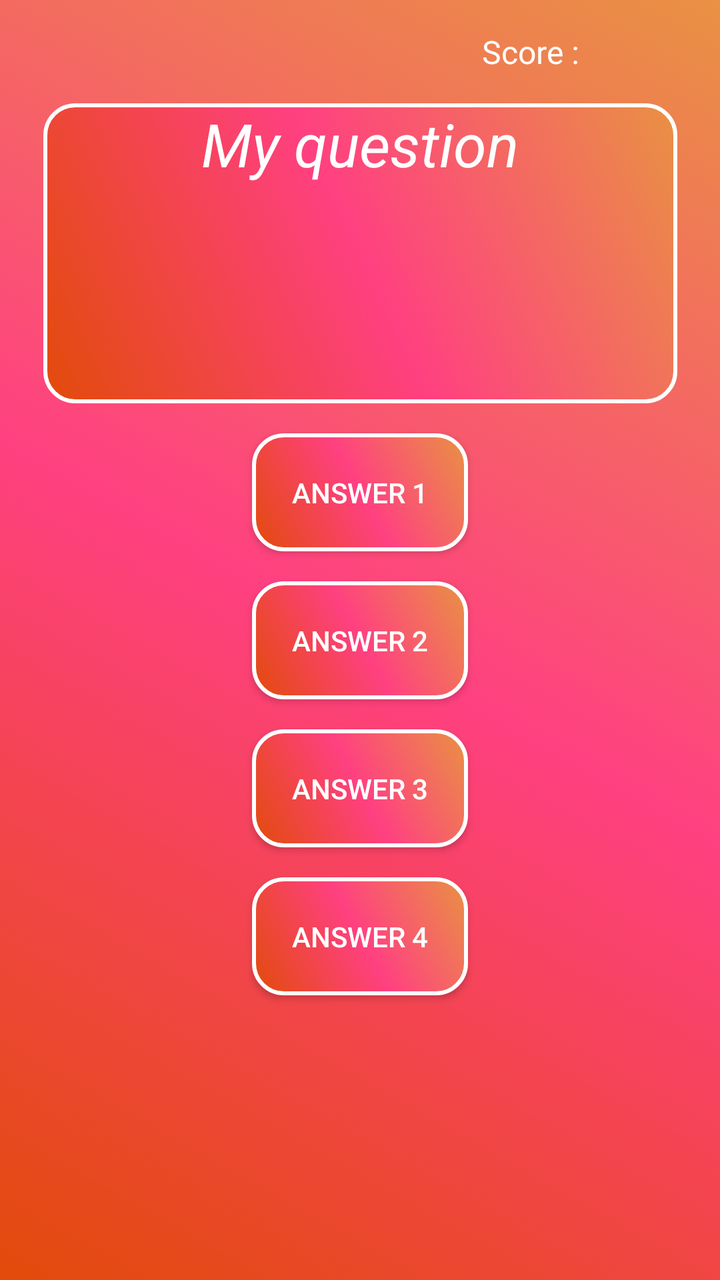
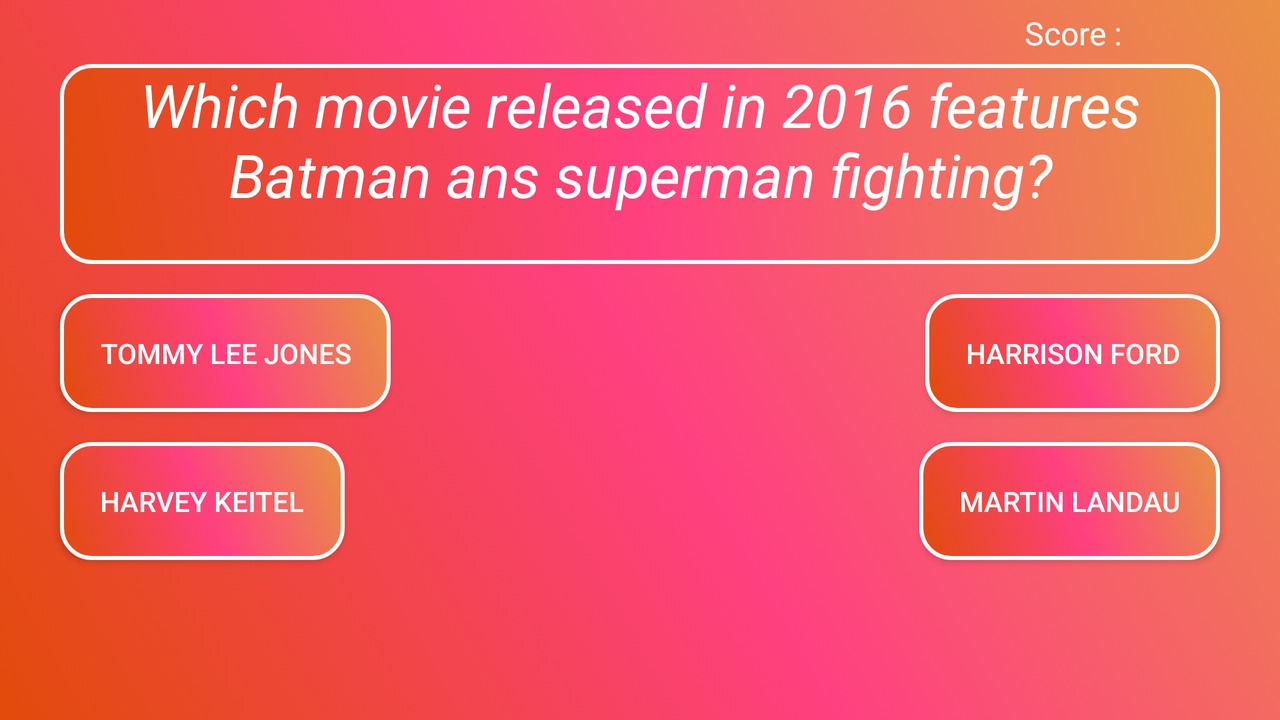

One screen, two layout resources from the same app: the default and the repository's alternative for another configuration. Each is rendered where Android would select it; the XML of both is given below.
<!-- AndroidManifest.xml: application theme AppTheme -->
<!-- res/layout/fragment_main.xml -->
<?xml version="1.0" encoding="utf-8"?>
<android.support.constraint.ConstraintLayout xmlns:android="http://schemas.android.com/apk/res/android"
    xmlns:app="http://schemas.android.com/apk/res-auto"
    xmlns:tools="http://schemas.android.com/tools"
    android:layout_width="match_parent"
    android:layout_height="match_parent"
    android:background="@drawable/gradient_color_background">

    <ProgressBar
        android:id="@+id/progress_bar"
        android:layout_width="wrap_content"
        android:layout_height="wrap_content"
        app:layout_constraintTop_toTopOf="parent"
        app:layout_constraintBottom_toBottomOf="parent"
        app:layout_constraintEnd_toEndOf="parent"
        app:layout_constraintStart_toStartOf="parent"
        android:padding="30dp"
        android:indeterminate="true"
        android:background="#FFF"
        android:visibility="invisible"/>

    <TextView
        android:id="@+id/final_screen"
        android:layout_width="wrap_content"
        android:layout_height="wrap_content"
        android:text="End of game....Have a nice day!"
        android:textAlignment="center"
        android:textSize="30dp"
        android:textStyle="italic"
        android:textColor="#FFF"
        app:layout_constraintTop_toTopOf="parent"
        app:layout_constraintBottom_toBottomOf="parent"
        app:layout_constraintEnd_toEndOf="parent"
        app:layout_constraintStart_toStartOf="parent"
        android:visibility="invisible"/>

    <android.support.constraint.ConstraintLayout
        android:id="@+id/main_parent"
        android:layout_width="match_parent"
        android:layout_height="match_parent">

    <TextView
        android:id="@+id/textView_question"
        android:layout_width="317dp"
        android:layout_height="150dp"
        android:textAlignment="center"
        android:textSize="30dp"
        android:textStyle="italic"
        android:paddingEnd="15dp"
        android:paddingStart="15dp"
        app:layout_constraintLeft_toLeftOf="parent"
        app:layout_constraintRight_toRightOf="parent"
        app:layout_constraintTop_toBottomOf="@id/textView_scoreText"
        tools:text="My question"
        android:textColor="#FFFF"
        android:background="@drawable/gradient_color"
        android:scrollbars="vertical"/>

    <TextView
        android:id="@+id/textView_score"
        android:layout_width="wrap_content"
        android:layout_height="wrap_content"
        app:layout_constraintEnd_toEndOf="@id/textView_question"
        app:layout_constraintStart_toEndOf="@id/textView_scoreText"
        android:layout_marginBottom="20dp"
        android:padding="15dp"
        android:textColor="#FFF"
        android:textSize="16dp"/>


    <TextView
        android:id="@+id/textView_scoreText"
        android:layout_width="wrap_content"
        android:layout_height="wrap_content"
        android:text="Score : "
        app:layout_constraintTop_toTopOf="parent"
        app:layout_constraintEnd_toEndOf="@id/textView_question"
        android:layout_marginBottom="20dp"
        android:layout_marginEnd="30dp"
        android:padding="15dp"
        android:textColor="#FFF"
        android:textSize="16dp"/>

        <Button
            android:id="@+id/button_answer1"
            android:layout_width="wrap_content"
            android:layout_height="wrap_content"
            android:layout_marginTop="15dp"
            android:background="@drawable/gradient_color"
            android:padding="20dp"
            android:text="Answer 1"
            android:textColor="#FFFF"
            app:layout_constraintLeft_toLeftOf="parent"
            app:layout_constraintRight_toRightOf="parent"
            app:layout_constraintTop_toBottomOf="@+id/textView_question" />

        <Button
            android:id="@+id/button_answer2"
            android:layout_width="wrap_content"
            android:layout_height="wrap_content"
            android:layout_marginTop="15dp"
            android:background="@drawable/gradient_color"
            android:padding="20dp"
            android:text="Answer 2"
            android:textColor="#FFFF"
            app:layout_constraintLeft_toLeftOf="parent"
            app:layout_constraintRight_toRightOf="parent"
            app:layout_constraintTop_toBottomOf="@+id/button_answer1" />

        <Button
            android:id="@+id/button_answer3"
            android:layout_width="wrap_content"
            android:layout_height="wrap_content"
            android:layout_marginTop="15dp"
            android:background="@drawable/gradient_color"
            android:padding="20dp"
            android:text="Answer 3"
            android:textColor="#FFFF"
            app:layout_constraintLeft_toLeftOf="parent"
            app:layout_constraintRight_toRightOf="parent"
            app:layout_constraintTop_toBottomOf="@+id/button_answer2" />

        <Button
            android:id="@+id/button_answer4"
            android:layout_width="wrap_content"
            android:layout_height="wrap_content"
            android:layout_marginTop="15dp"
            android:background="@drawable/gradient_color"
            android:padding="20dp"
            android:text="Answer 4"
            android:textColor="#FFFF"
            app:layout_constraintLeft_toLeftOf="parent"
            app:layout_constraintRight_toRightOf="parent"
            app:layout_constraintTop_toBottomOf="@+id/button_answer3" />

    <FrameLayout
        android:id="@+id/frame"
        android:layout_width="wrap_content"
        android:layout_height="wrap_content"/>

    </android.support.constraint.ConstraintLayout>

    <Button
        android:id="@+id/button_backhome"
        android:layout_width="wrap_content"
        android:layout_height="wrap_content"
        android:layout_marginBottom="50dp"
        android:background="@drawable/gradient_color"
        android:padding="20dp"
        android:text="Home"
        android:textColor="#FFFF"
        android:visibility="invisible"
        app:layout_constraintBottom_toBottomOf="parent"
        app:layout_constraintLeft_toLeftOf="parent"
        app:layout_constraintRight_toRightOf="parent" />

</android.support.constraint.ConstraintLayout>
<!-- resources referenced by this layout -->
<resources>
  <!-- drawable gradient_color (drawable) -->
  <?xml version="1.0" encoding="utf-8"?>
  <selector xmlns:android="http://schemas.android.com/apk/res/android">
      <item>
          <shape android:shape="rectangle">
              <stroke
                  android:width="2dp"
                  android:color="#FFFF"/>
  
              <corners
                  android:radius="15dp"/>
  
              <gradient
                  android:startColor="#e24b0a"
                  android:endColor="#e99143"
                  android:centerColor="@color/colorAccent"
                  android:angle="45"/>
          </shape>
      </item>
  
  </selector>
  <!-- drawable gradient_color_background (drawable) -->
  <?xml version="1.0" encoding="utf-8"?>
  <selector xmlns:android="http://schemas.android.com/apk/res/android">
      <item>
          <shape>
              <gradient
                  android:startColor="#e24b0a"
                  android:endColor="#e99143"
                  android:centerColor="@color/colorAccent"
                  android:angle="45"/>
          </shape>
      </item>
  
  </selector>
  <style name="AppTheme" parent="Theme.AppCompat.Light.DarkActionBar">
          
          <item name="colorPrimary">@color/colorPrimary</item>
          <item name="colorPrimaryDark">@color/colorPrimaryDark</item>
          <item name="colorAccent">@color/colorAccent</item>
      </style>
  <color name="colorAccent">#FF4081</color>
  <color name="colorPrimary">#ec4688</color>
  <color name="colorPrimaryDark">#d52a6e</color>
</resources>
<!-- res/layout-land/fragment_main.xml (the repository's variant of the layout above) -->
<!-- drawn on the phone turned sideways -->
<?xml version="1.0" encoding="utf-8"?>
<android.support.constraint.ConstraintLayout xmlns:android="http://schemas.android.com/apk/res/android"
    xmlns:app="http://schemas.android.com/apk/res-auto"
    xmlns:tools="http://schemas.android.com/tools"
    android:layout_width="match_parent"
    android:layout_height="match_parent"
    android:background="@drawable/gradient_color_background"
    tools:context="com.example.aravind_pt1748.quizapp102_kotlin.MainActivity">

    <ProgressBar
        android:id="@+id/progress_bar"
        android:layout_width="wrap_content"
        android:layout_height="wrap_content"
        app:layout_constraintTop_toTopOf="parent"
        app:layout_constraintBottom_toBottomOf="parent"
        app:layout_constraintEnd_toEndOf="parent"
        app:layout_constraintStart_toStartOf="parent"
        android:padding="30dp"
        android:indeterminate="true"
        android:background="#FFF"
        android:visibility="invisible"/>

    <TextView
        android:id="@+id/final_screen"
        android:layout_width="wrap_content"
        android:layout_height="wrap_content"
        android:text="End of game....Have a nice day!"
        android:textAlignment="center"
        android:textSize="30dp"
        android:textStyle="italic"
        android:textColor="#FFF"
        app:layout_constraintTop_toTopOf="parent"
        app:layout_constraintBottom_toBottomOf="parent"
        app:layout_constraintEnd_toEndOf="parent"
        app:layout_constraintStart_toStartOf="parent"
        android:visibility="invisible"/>

    <android.support.constraint.ConstraintLayout
        android:id="@+id/main_parent"
        android:layout_width="match_parent"
        android:layout_height="match_parent">

    <TextView
        android:id="@+id/textView_question"
        android:layout_width="580dp"
        android:layout_height="100dp"
        android:layout_marginTop="32dp"
        android:paddingEnd="15dp"
        android:paddingStart="15dp"
        android:background="@drawable/gradient_color"
        android:textAlignment="center"
        android:textColor="#FFFF"
        android:textSize="30dp"
        android:textStyle="italic"
        app:layout_constraintLeft_toLeftOf="parent"
        app:layout_constraintRight_toRightOf="parent"
        app:layout_constraintTop_toTopOf="parent"
        tools:text="Which movie released in 2016 features Batman ans superman fighting?"
        android:scrollbars="vertical"/>
    
    <TextView
        android:id="@+id/textView_scoreText"
        android:layout_width="wrap_content"
        android:layout_height="wrap_content"
        android:text="Score : "
        app:layout_constraintTop_toTopOf="parent"
        app:layout_constraintEnd_toEndOf="@id/textView_question"
        app:layout_constraintBottom_toBottomOf="@id/textView_question"
        android:layout_marginBottom="100dp"
        android:layout_marginEnd="30dp"
        android:padding="15dp"
        android:textColor="#FFF"
        android:textSize="16dp"/>

    <TextView
        android:id="@+id/textView_score"
        android:layout_width="wrap_content"
        android:layout_height="wrap_content"
        android:layout_marginBottom="100dp"
        android:layout_marginEnd="30dp"
        android:padding="5dp"
        android:textColor="#FFF"
        android:textSize="14dp"
        app:layout_constraintBottom_toBottomOf="@id/textView_question"
        app:layout_constraintEnd_toEndOf="@id/textView_question"
        app:layout_constraintStart_toEndOf="@id/textView_scoreText" />


        <Button
            android:id="@+id/button_answer1"
            android:layout_width="wrap_content"
            android:layout_height="wrap_content"
            android:layout_marginTop="15dp"
            android:background="@drawable/gradient_color"
            android:padding="20dp"
            android:text="Tommy Lee Jones"
            android:textColor="#FFFF"
            app:layout_constraintStart_toStartOf="@+id/textView_question"
            app:layout_constraintTop_toBottomOf="@+id/textView_question" />

        <Button
            android:id="@+id/button_answer2"
            android:layout_width="wrap_content"
            android:layout_height="wrap_content"
            android:layout_marginTop="15dp"
            android:background="@drawable/gradient_color"
            android:padding="20dp"
            android:text="Harrison Ford"
            android:textColor="#FFFF"
            app:layout_constraintEnd_toEndOf="@+id/textView_question"
            app:layout_constraintTop_toBottomOf="@+id/textView_question" />

        <Button
            android:id="@+id/button_answer3"
            android:layout_width="wrap_content"
            android:layout_height="wrap_content"
            android:layout_marginTop="15dp"
            android:background="@drawable/gradient_color"
            android:padding="20dp"
            android:text="Harvey Keitel"
            android:textColor="#FFFF"
            app:layout_constraintStart_toStartOf="@+id/button_answer1"
            app:layout_constraintTop_toBottomOf="@+id/button_answer1" />

        <Button
            android:id="@+id/button_answer4"
            android:layout_width="wrap_content"
            android:layout_height="wrap_content"
            android:layout_marginTop="15dp"
            android:background="@drawable/gradient_color"
            android:padding="20dp"
            android:text="Martin Landau"
            android:textColor="#FFFF"
            app:layout_constraintEnd_toEndOf="@+id/button_answer2"
            app:layout_constraintTop_toBottomOf="@+id/button_answer2" />

    <FrameLayout
        android:id="@+id/frame"
        android:layout_width="wrap_content"
        android:layout_height="wrap_content"/>
    </android.support.constraint.ConstraintLayout>

    <Button
        android:id="@+id/button_backhome"
        android:layout_width="wrap_content"
        android:layout_height="wrap_content"
        android:layout_marginBottom="50dp"
        android:padding="20dp"
        android:text="Home"
        android:textColor="#FFFF"
        android:background="@drawable/gradient_color"
        app:layout_constraintLeft_toLeftOf="parent"
        app:layout_constraintRight_toRightOf="parent"
        app:layout_constraintBottom_toBottomOf="parent"
        android:visibility="invisible"/>

</android.support.constraint.ConstraintLayout>
